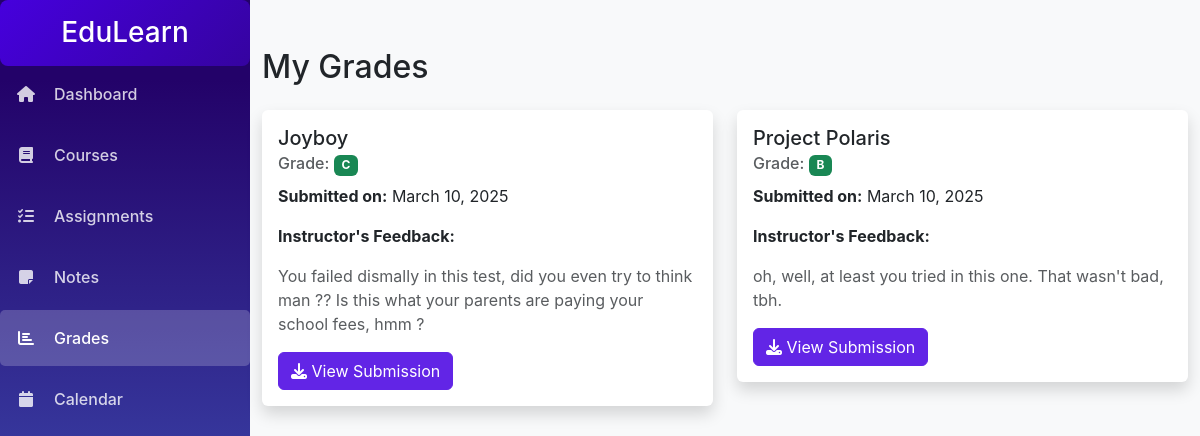
Page /grades (signed in) on the committed database.
### app.py (models this page shows)
class Submission(Base):
    __tablename__ = 'submissions'
    id = Column(Integer, primary_key=True, autoincrement=True)
    assignment_id = Column(Integer, ForeignKey('assignments.id'), nullable=False)
    student_id = Column(Integer, ForeignKey('users.id'), nullable=False)
    submitted_on = Column(Date, nullable=False)
    file_path = Column(String(255), nullable=True)
    grade = Column(String(10), nullable=True)  # New column for grading
    feedback = Column(String(500), nullable=True)
    assignment = relationship("Assignment")
    student = relationship("User")

class Assignment(Base):
    __tablename__ = 'assignments'
    id = Column(Integer, primary_key=True, autoincrement=True)
    title = Column(String(200), nullable=False)
    description = Column(Text, nullable=False)
    due_date = Column(Date, nullable=False)
    due_time = Column(Time, nullable=True)
    points = Column(Integer, nullable=False, default=100)
    file_path = Column(String(255), nullable=True)  # Ensure this exists
    class_id = Column(Integer, ForeignKey('classes.id'), nullable=False)
    classroom = relationship("Class", backref="assignments")  # ✅ Ensure this is defined

### app.py (the view)
@app.route('/grades')
def grades():
    user = get_current_user()
    if not user or user.role != 'student':
        flash('Access denied.', 'danger')
        return redirect(url_for('home'))
    db_session = SessionLocal()
    graded_submissions = (
        db_session.query(Submission)
        .join(Assignment, Submission.assignment_id == Assignment.id)
        .filter(Submission.student_id == user.id, Submission.grade != None)
        .options(joinedload(Submission.assignment))
        .all()
    )
    db_session.close()
    return render_template('grades.html', user=user, graded_submissions=graded_submissions)

### app.py (called while the page is built)
def get_current_user():
    if 'user_id' in session:
        db_session = SessionLocal()
        user = db_session.query(User).filter_by(id=session['user_id']).first()
        db_session.close()
        return user
    return None

### templates/grades.html (shortened to what this page needs)
<!DOCTYPE html>
<html lang="en">
<head>
  <link href="https://cdn.jsdelivr.net/npm/bootstrap@5.3.0/dist/css/bootstrap.min.css" rel="stylesheet">
  <link href="https://cdnjs.cloudflare.com/ajax/libs/font-awesome/6.4.0/css/all.min.css" rel="stylesheet">
  <link rel="stylesheet" href="{{url_for('static', filename='globals.css')}}">
  <link rel="stylesheet" href="{{url_for('static', filename='styles.css')}}">
</head>
<body>
  <div class="wrapper">
      <nav class="sidebar">
        <div class="sidebar-header p-3">
          <h3 class="text-white mb-0">EduLearn</h3>
        </div>
        <ul class="nav flex-column">
          <li class="nav-item">
            <a class="nav-link" href="{{url_for('student_dashboard')}}">
              <i class="fas fa-home"></i>
              Dashboard
            </a>
          </li>
          <li class="nav-item">
            <a class="nav-link " href="{{url_for('courses')}}">
              <i class="fas fa-book"></i>
              Courses
            </a>
          </li>
          <li class="nav-item">
            <a class="nav-link" href="{{url_for('assignments')}}">
              <i class="fas fa-tasks"></i>
              Assignments
            </a>
          </li>
          <li class="nav-item">
            <a class="nav-link" href="{{url_for('student_notes')}}">
              <i class="fas fa-sticky-note"></i>
              Notes
            </a>
          </li>
          <li class="nav-item" active>
            <a class="nav-link active" href="{{url_for('grades')}}">
              <i class="fas fa-chart-bar"></i>
              Grades
            </a>
          </li>
          <li class="nav-item">
            <a class="nav-link" href="{{url_for('calendar')}}">
              <i class="fas fa-calendar"></i>
              Calendar
            </a>
          </li>
        </ul>
      </nav>
      <body class="bg-light">
        <div class="container py-5">
            <h2 class="mb-4">My Grades</h2>
            <div class="row">
                {% for submission in graded_submissions %}
                <div class="col-md-6 mb-4">
                    <div class="card shadow">
                        <div class="card-body">
                            <h5 class="card-title">{{ submission.assignment.title }}</h5>
                            <h6 class="card-subtitle mb-2 text-muted">Grade:
                                <span class="badge bg-success">{{ submission.grade }}</span>
                            </h6>
                            <p><strong>Submitted on:</strong> {{ submission.submitted_on.strftime('%B %d, %Y') }}</p>
                            {% if submission.feedback %}
                            <p class="mt-3"><strong>Instructor's Feedback:</strong></p>
                            <p class="text-muted">{{ submission.feedback }}</p>
                            {% endif %}
                            <a href="{{ url_for('download_file', filename=submission.file_path.split('/')[-1]) }}" class="btn btn-primary">
                                <i class="fas fa-download"></i> View Submission
                            </a>
                        </div>
                    </div>
                </div>
                {% else %}
                <p class="text-muted text-center">No graded assignments available.</p>
                {% endfor %}
            </div>
        </div>
    </body>
  </div>
</body>
</html>

### static/styles.css (style rules this page uses)
:root { --primary-color: #6225e6; --secondary-color: #f8f9fc; --accent-color: #5014d1; --success-color: #1cc88a; --warning-color: #f6c23e; --danger-color: #e74a3b; --dark-color: #5a5c69; --light-color: #f8f9fc; }
body { font-family: -apple-system, BlinkMacSystemFont, "Segoe UI", Roboto, "Helvetica Neue", Arial, sans-serif; min-height: 100vh; }
.wrapper { display: flex; width: 100%; align-items: stretch; }
.sidebar-header { display: flex; align-items: center; justify-content: center; padding: 15px; text-decoration: none; background: linear-gradient(135deg,#4600dd, #3503a0); color: white; font-size: 20px; font-weight: bold; border-radius: 8px; transition: all 0.3s ease-in-out; }
.sidebar { min-width: 250px; max-width: 250px; min-height: 100vh; background: linear-gradient(180deg, #230269 10%, #496ace 100%); color: white; transition: all 0.3s; }
.sidebar .nav-link { color: rgba(255, 255, 255, 0.8); padding: 1rem; font-weight: 500; display: flex; align-items: center; gap: 0.5rem; border-radius: 5px; margin-bottom: 5px; }
.sidebar .nav-link.active { color: white; background-color: rgba(255, 255, 255, 0.2); }
.sidebar .nav-link i { margin-right: 10px; width: 20px; text-align: center; }
.card { border: none; box-shadow: 0 0.15rem 1.75rem 0 rgba(58, 59, 69, 0.1); margin-bottom: 1.5rem; }
.btn-primary { background-color: var(--primary-color); border-color: var(--primary-color); }

### rows in the picture
Submission: assignment "Joyboy", grade "C", submitted_on "March 10, 2025", feedback "You failed dismally in this test, did you even try to think man ?? Is this what your parents are paying your school fees, hmm ?"
Submission: assignment "Project Polaris", grade "B", submitted_on "March 10, 2025", feedback "oh, well, at least you tried in this one. That wasn't bad, tbh."
